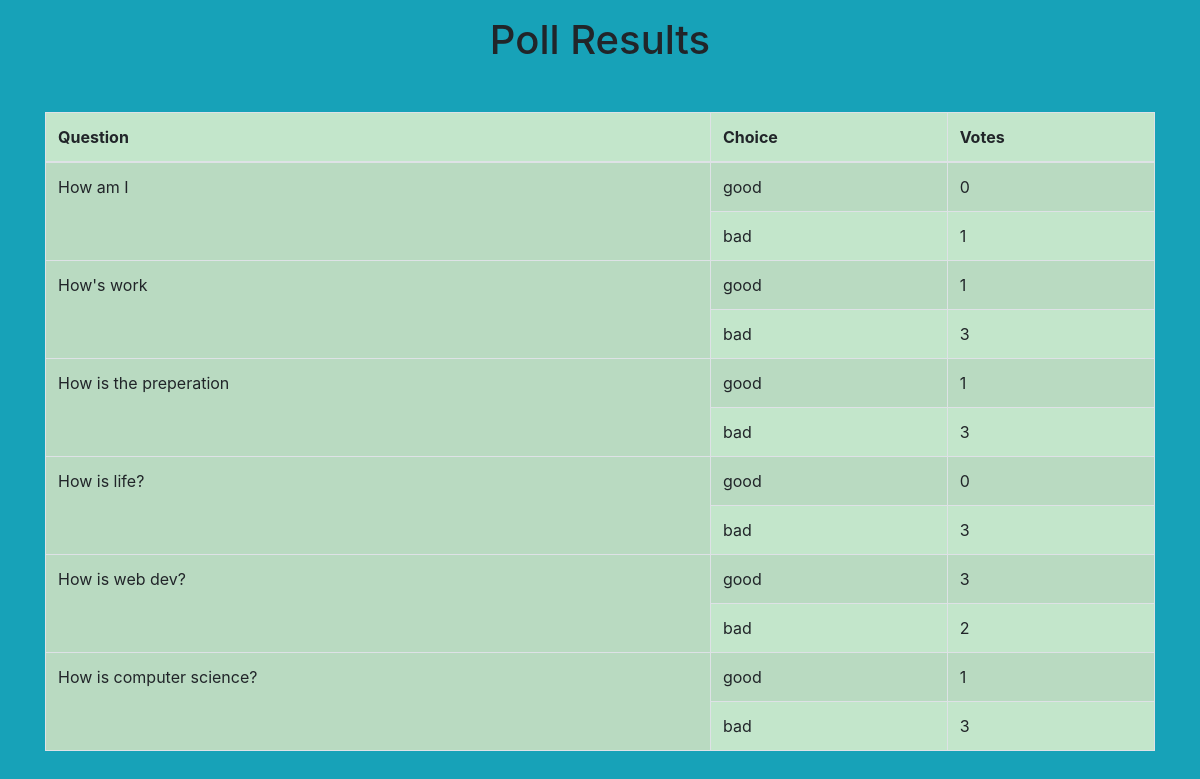
Page /poll/addpoll on the committed database.
### poll/models.py (models this page shows)
class apollModel(models.Model):
    question = models.CharField(max_length=200,primary_key=True)
    timestamp = models.DateTimeField()
    class Meta:
        ordering = ('-timestamp',)

class upollModel(models.Model):
    question = models.ForeignKey(apollModel,on_delete=models.CASCADE)
    choice = models.CharField(max_length=5,choices=(('good','good'),('bad','bad')),default='')
    vote = models.IntegerField(default=0)

### poll/views.py (the view)
# urls.py: path('addpoll',views.addpoll,name='addpoll'),
def addpoll(request):
    results = []
    questions = apollModel.objects.all()
    for question in questions:
        choices = upollModel.objects.filter(question=question).values('choice').annotate(total_votes=Sum('vote'))
        choice_dict = {choice['choice']: choice['total_votes'] for choice in choices}
        results.append({
            'question': question.question,
            'choices': [
                {'choice': 'good', 'total_votes': choice_dict.get('good', 0)},
                {'choice': 'bad', 'total_votes': choice_dict.get('bad', 0)},
            ]
        })
    return render(request, 'index2.html', {'results': results})

### poll/templates/index2.html (shortened to what this page needs)
<!DOCTYPE html>
<html lang="en" xmlns="http://www.w3.org/1999/xhtml">
<head>
    <link rel="stylesheet" href="https://stackpath.bootstrapcdn.com/bootstrap/4.1.3/css/bootstrap.min.css"
>
</head>
<body class="container bg-info">
    <h1 class="mt-3 text-center">Poll Results</h1>
    <table class="table table-success table-striped table-bordered mt-5" >
        <thead>
            <tr>
                <th scope="col">Question</th>
                <th scope="col">Choice</th>
                <th scope="col">Votes</th>
            </tr>
        </thead>
        <tbody>
            {% for result in results %}
                <tr>
                    <td rowspan="{{ result.choices|length }}">{{ result.question }}</td>
                    {% for choice in result.choices %}
                        {% if forloop.first == False %}
                        <tr>
                        {% endif %}
                        <td>{{ choice.choice }}</td>
                        <td>{{ choice.total_votes }}</td>
                    </tr>
                    {% endfor %}
            {% endfor %}
        </tbody>
    </table>
</body>
</html>

### rows in the picture
apollModel: question "How am I"
apollModel: question "How's work"
apollModel: question "How is the preperation"
apollModel: question "How is life?"
apollModel: question "How is web dev?"
upollModel: choice "good", total_votes "3"
upollModel: choice "bad", total_votes "2"
apollModel: question "How is computer science?"

### other values in the picture
{{ choice.choice }} "good" "bad" "good" "bad" "good" "bad" "good" "bad" "good" "bad"
{{ choice.total_votes }} "0" "1" "1" "3" "1" "3" "0" "3" "1" "3"
